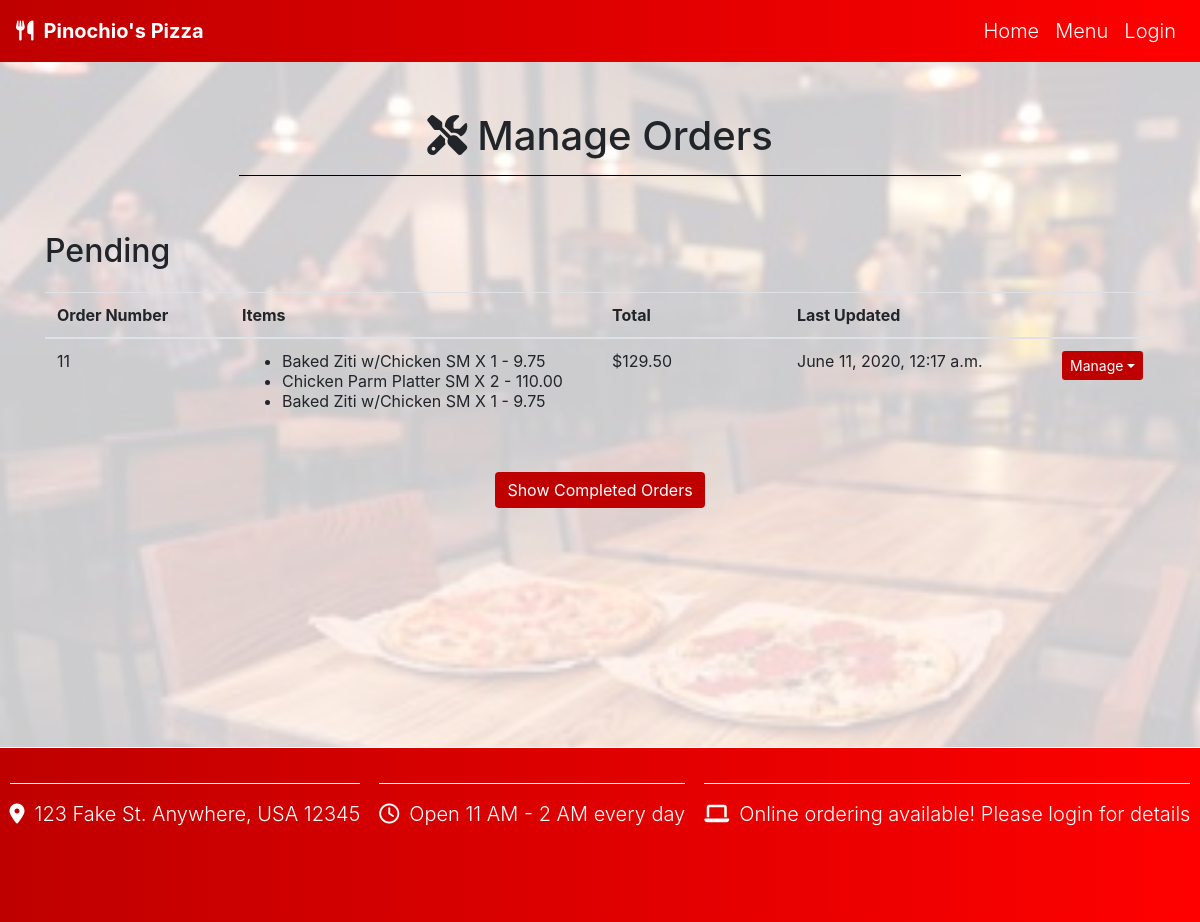
Before: /manageOrders with the older database file.
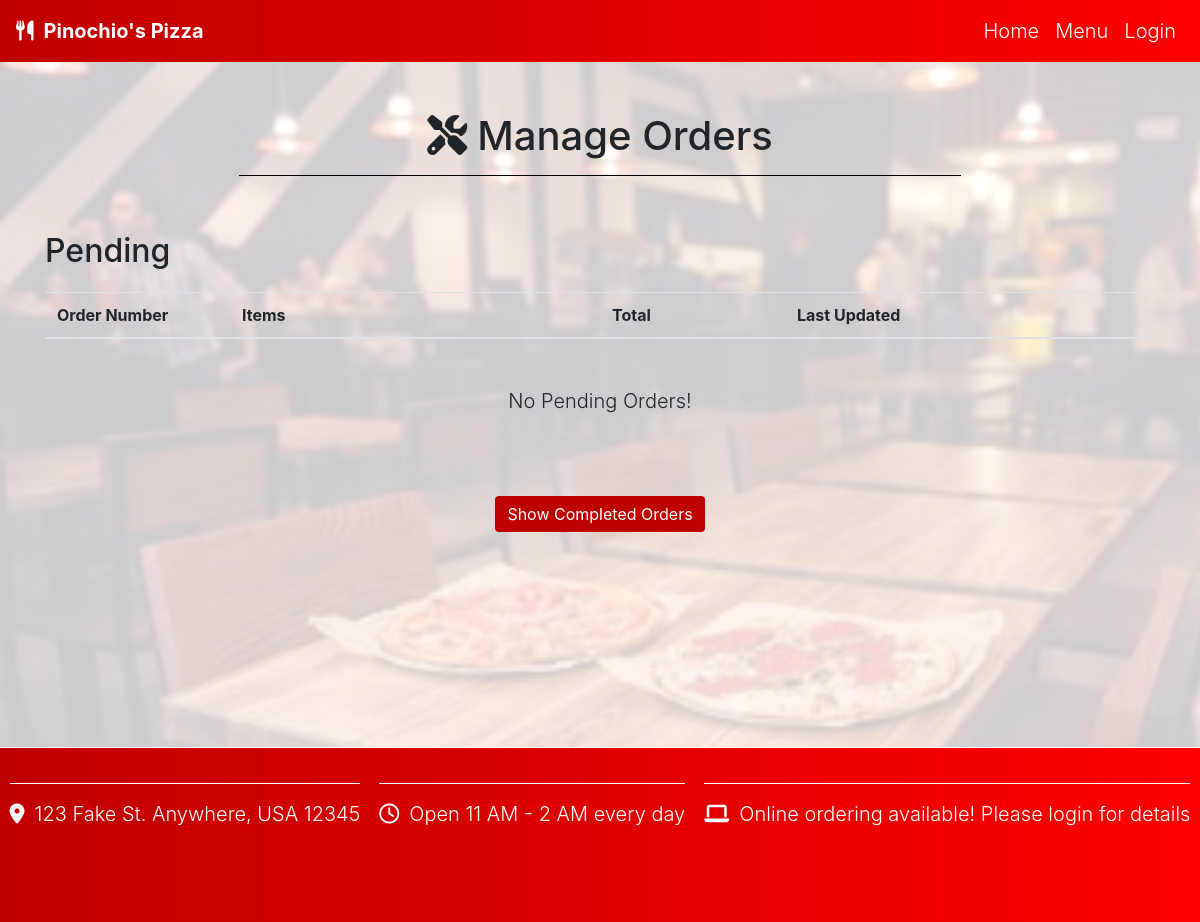
After: the same page with the newer database file.
### orders/models.py (models this page shows, shortened)
class Order(models.Model):
    id = models.AutoField(primary_key=True)
    user = models.ForeignKey(settings.AUTH_USER_MODEL, on_delete=models.CASCADE)
    created = models.DateTimeField(auto_now_add=True)
    lastUpdated = models.DateTimeField(auto_now=True)
    items = models.ManyToManyField(MenuItem, blank=True, through='OrderDetail')
    completed = models.BooleanField(default=False)
    total = models.DecimalField(max_digits=6, decimal_places=2, default=0.0)

class OrderDetail(models.Model):
    order = models.ForeignKey(Order, on_delete=models.CASCADE)
    item = models.ForeignKey(MenuItem, on_delete=models.CASCADE)
    ITEM_SIZES = [
    ('SM', "Small"),
    ('LG', "Large")
    ]
    size = models.CharField(max_length=2, blank=True, choices=ITEM_SIZES)
    quantity = models.IntegerField(default=1)
    toppings = models.ManyToManyField(PizzaTopping, blank=True)
    sandwichToppings = models.ManyToManyField(CheesesteakTopping, blank=True)
    extraCheese = models.BooleanField(default=False)
    total = models.DecimalField(max_digits=6, decimal_places=2, default=0.0)
    notes = models.CharField(max_length=64, blank=True)
    def updateTotal(self):
        self.total = self.item.priceLarge * self.quantity if self.size == 'LG' else self.item.priceSmall * self.quantity
        self.save()
        return self.total
    def __str__(self):
        self.updateTotal()
        showToppings = True if self.toppings.all().count() > 0 or self.sandwichToppings.all().count() > 0 else False
        if self.item.category == 'PZA':
            item_pizza_toppings = [str(elem) for elem in self.toppings.all()]
            return f"{self.item} {item_pizza_toppings} X {self.quantity} - {self.total}" if showToppings else f"{self.item} No toppings X {self.quantity} - {self.total}"
        elif self.item.category == 'SUB':
            extraCheese = 'XTRA Cheese' if {self.extraCheese} else ''
            item_sandwich_toppings = [str(elem) for elem in self.sandwichToppings.all()]
            return f"{self.item} {item_sandwich_toppings} X {self.quantity} - {self.total}" if showToppings else f"{self.item} No toppings X {self.quantity} - {self.total}"
        else:
            return f"{self.item} {self.size} X {self.quantity} - {self.total}"

class MenuItem(models.Model):
    name = models.CharField(max_length=30)
    priceSmall = models.DecimalField(max_digits=4, decimal_places=2, default=0.0)
    priceLarge = models.DecimalField(max_digits=4, decimal_places=2, default=0.0)
    PIZZA_STYLES = [
        ('NML', "Normal"),
        ('SCL', "Sicilian")
    ]
    pizzaStyle = models.CharField(max_length=3, choices=PIZZA_STYLES, blank=True)
    pizzaToppingsCount = models.IntegerField(default=0)
    category = models.ForeignKey(Category, on_delete=models.CASCADE)
    def __str__(self):
        if self.pizzaStyle != '':
            return f"{self.name} - ({self.get_pizzaStyle_display()})"
        else:
            return f"{self.name}"

### orders/views.py (the view)
# urls.py: path("manageOrders", views.manageOrders, name="manageOrders"),
def manageOrders(request, msg=''):
    context = {
        'orders': Order.objects.all(),
        'msg': msg,
        'pending': Order.objects.filter(completed=False).count()
    }
    return render(request, "orders/manageOrders.html", context)

### orders/templates/orders/manageOrders.html (shortened to what this page needs)
{% extends 'base.html' %}
{% load static %}
{% block body %}
<h1 class="page-header mx-auto" id="orderListHeader"><i class="fas fa-tools"></i>Manage Orders</h1>
<h2 class="text-left">Pending</h2>
<table class="table" id="orderList">
  <thead>
    <th>Order Number</th>
    <th colspan="2">Items</th>
    <th>Total</th>
    <th colspan="2">Last Updated</th>
  </thead>
  <tbody class="selected">
  {% for order in orders %}
  {% if not order.completed %}
  <tr>
    <td>{{ order.id }}</td>
    <td colspan="2"><ul>
    {% for item in order.orderdetail_set.all %}
    <li>{{ item }}</li>
    {% endfor %}
    </ul></td>
    <td>${{ order.total }}</td>
    <td colspan="2">{{ order.lastUpdated }}<div id="itemEditOptions" class="dropdown">
      <button class="btn btn-primary dropdown-toggle btn-sm" type="button" data-toggle="dropdown">Manage</button>
      </div>
    </td>
  </tr>
  {% endif %}
  {% endfor %}
  {% if pending == 0 %}
  <tr>
    <td colspan="6" class="lead" id="emptyOrderMessage">No Pending Orders!</td>
  </tr>
  {% endif %}
  </tbody>
</table>
<button class="btn btn-primary" data-toggle="collapse" data-target="#completedOrders">Show Completed Orders</button>
{% endblock %}

### templates/base.html (shortened to what this page needs)
{% load static %}
<html>
  <head>
    <link href="https://maxcdn.bootstrapcdn.com/bootstrap/4.1.3/css/bootstrap.min.css" rel="stylesheet">
    <link rel="stylesheet" href="{% static 'styles.css' %}">
  </head>
  <nav class="navbar navbar-expand-lg">
    <a class="navbar-brand lead" href="/"><i class="fas fa-utensils"></i>Pinochio's Pizza</a>
    <ul class="navbar-nav ml-auto">
      {% if user.username %}
      <div class="dropdown d-inline">
        <a class="nav-link dropdown-toggle lead" role="button" id="userDetails" data-toggle="dropdown"><i class="far fa-user"></i>{{ user.username }}</a>
          <div class="dropdown-menu">
            <a class="dropdown-item" href="/">Home</a>
            <a class="dropdown-item" href="{% url 'viewCart' %}">View Cart</a>
            <a class="dropdown-item" href="{% url 'logout' %}">Logout</a>
            {% if user.is_superuser %}
            <a class="dropdown-item" href="{% url 'manageOrders' %}">Manage Orders</a>
            {% endif %}
          </div>
      </div>
      {% else %}
      <a class="nav-link lead" href="/">Home</a>
      <a class="nav-link lead" href="{% url 'loadMenu' %}">Menu</a>
      <a class="nav-link lead" href="{% url 'loginIndex' %}">Login</a>
      {% endif %}
    </ul>
  </nav>
  <body>
    <div class="container">
    <div id="restaurant-pic"></div>
    {% block body %}
    {% endblock %}
    </div>
  </body>
  <footer>
    <div>
      <div class="footer-details"><p class="lead"><i class="fas fa-map-marker-alt"></i>123 Fake St. Anywhere, USA 12345</p></div>
      <div class="footer-details"><p class="lead"><i class="far fa-clock"></i>Open 11 AM - 2 AM every day</p></div>
      <div class="footer-details"><p class="lead"><i class="fas fa-laptop"></i>Online ordering available! Please login for details</p></div>
    </div>
  </footer>
</html>

### static/styles.css (style rules this page uses)
body, html { text-align: center; min-height: 100%; position: relative; }
.navbar { background-image: linear-gradient(to right, #bf0000, red); }
i { margin-right: 10px; }
.footer-details { height: 50%; }
.page-header { margin-top: 50px; }
.container { min-height: 75vh; display: block; z-index: -1; }
footer div { height: 75%; border-top: 1px solid white; margin-top: 35px; display: flex; flex-flow: row wrap; justify-content: space-around; }
.footer-details > p { margin-top: 15px; }
.btn-primary { background-color: #bf0000; border: black; }
#restaurant-pic { position: absolute; top: 0; bottom: 0; right: 0; left: 0; width: 100%; height: 100%; opacity: .2; background-image: url("images/pizza_restaurant_photo.jpg"); background-size: cover; z-index: -1; }
footer { color: white; height: 175px; position: relative; bottom: 0; width: 100%; background-image: linear-gradient(to right, #bf0000, red); }
.navbar-brand { font-weight: bold; }
.navbar a { color: white; }
table { columns: 6; table-layout: fixed; }
tbody { display: none; }
.selected { display: table-row-group; }
#orderList { margin-top: 2%; margin-bottom: 3%; }
#orderListHeader { padding-bottom: 15; border-bottom: 1px solid black; margin-bottom: 5%; width: 65%; }
#emptyOrderMessage { text-align: center; padding: 50px; }

Changed rows visible on the page:
removed Order: id "11", total "129.50", lastUpdated "June 11, 2020, 12:17 a.m."
removed OrderDetail: size+item+quantity "Baked Ziti w/Chicken SM X 1 - 9.75"
removed OrderDetail: size+item+quantity "Chicken Parm Platter SM X 2 - 110.00"
removed OrderDetail: size+item+quantity "Baked Ziti w/Chicken SM X 1 - 9.75"
Other visible differences:
text now shown: "No Pending Orders!"
